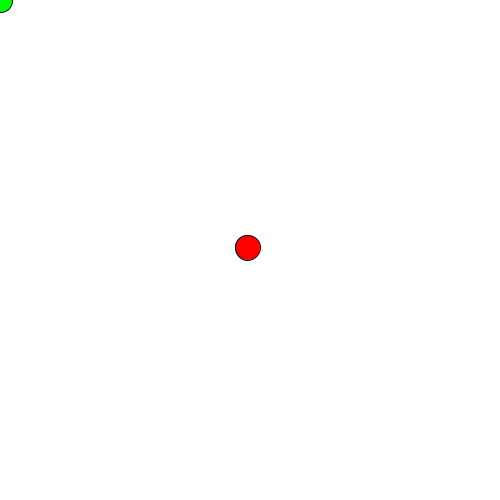
Frame 1 (no input)
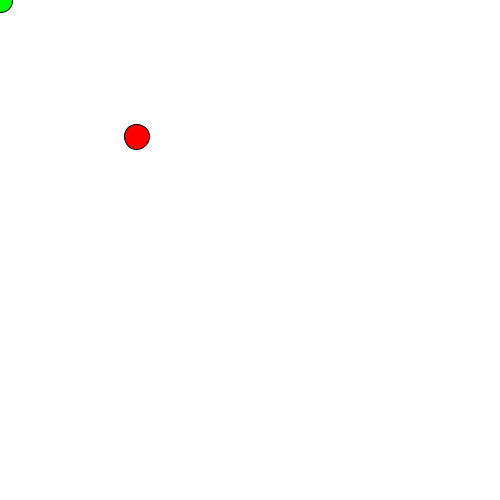
Frame 60 (the mouse pressed at the canvas centre just before this capture)
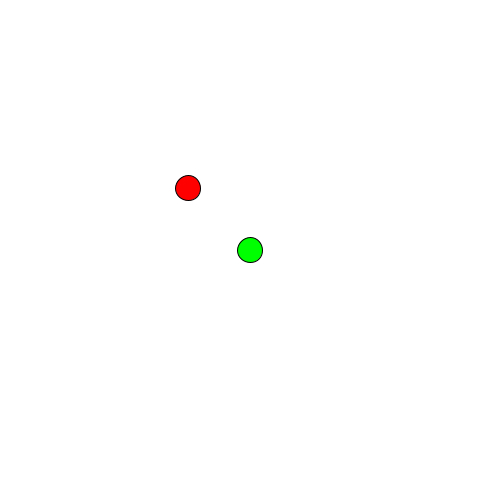
Frame 120 (the mouse held since frame 60 and released just before this capture)

The Processing sketch that drew these frames (run headless with seeded random() and noise(); from frame 60 on, the mouse is pressed at the canvas centre):

// Processing sketch: persigueEnemigo
// ── persigueEnemigo.pde
//Pathfinding, pnj persigue a un pj

//variables
float x_pnj, y_pnj;
float alfa; 
float x_pj, y_pj;


//Setup
void setup()
{
  //ventana
  size(500, 500);
  
  //valor del parametro alfa
  alfa = 0.01; //10 pasos entre el PNJ y el PJ, es el espacio entre el jugador y el otro, es como la velocidad (siempre entre 0 y 1)
  
  //posicion inicial del pnj
  x_pnj = width / 2.0;
  y_pnj = width / 2.0; 
  
}


//Draw
void draw()
{
  //Funcion para limpiar la posicion
  background(255); //blanco
  
  //PNJ persigue a PJ
  x_pj = mouseX;
  y_pj = mouseY;
  
  //Calculos
  
  //Ecuacion parametrica
  
  //p(alfa) = PNJ + alfa *PJ --> p(alfa) = (1-alfa) *PNJ + alfa * PJ
  x_pnj = (1.0 - alfa) * x_pnj + alfa * x_pj;
  y_pnj = (1.0 - alfa) * y_pnj + alfa * y_pj;
  
  //Pintarlo PNJ
  fill(255, 0, 0);
  ellipse(x_pnj, y_pnj, width / 20.0, height / 20.0); //elipse (posicion x, posicion y, ancho, largo)

  
  //Pintarlo PJ
  fill(0, 255, 0);
  ellipse(x_pj, y_pj, width / 20.0, height / 20.0); //elipse (posicion x, posicion y, ancho, largo)
  
}

//Funciones
